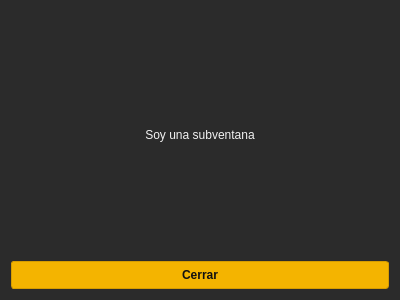
<?xml version="1.0" encoding="UTF-8"?>
<ui version="4.0">
 <class>Form</class>
 <widget class="QWidget" name="Form">
  <property name="geometry">
   <rect>
    <x>0</x>
    <y>0</y>
    <width>400</width>
    <height>300</height>
   </rect>
  </property>
  <property name="windowTitle">
   <string>Form</string>
  </property>
  <property name="styleSheet">
   <string notr="true">/* ===== Ventana y widgets generales ===== */
QMainWindow, QWidget {
    background-color: #2b2b2b;
    color: #f2f2f2;
    font-size: 12px;
}

/* ===== Label ===== */
QLabel {
    color: #f2f2f2;
    margin-top: 6px;
    margin-bottom: 2px;
}

/* ===== LineEdit ===== */
QLineEdit {
    background-color: #1f1f1f;
    color: #f2f2f2;
    border: 1px solid #4a4a4a;
    border-radius: 3px;
    padding: 4px 6px;
    selection-background-color: #f4b400;
    selection-color: #111111;
}

QLineEdit:focus {
    border: 1px solid #f4b400;
}

/* ===== Botón Enviar ===== */
QPushButton {
    background-color: #f4b400;
    color: #111111;
    border: 1px solid #d69c00;
    border-radius: 3px;
    padding: 6px 10px;
    font-weight: bold;
}

QPushButton:hover {
    background-color: #ffcc33;
    border: 1px solid #e0a800;
}

QPushButton:pressed {
    background-color: #d69c00;
    border: 1px solid #b88400;
}

/* ===== Menú superior ===== */
QMenuBar {
    background-color: #1e1e1e;
    color: #f2f2f2;
}

QMenuBar::item {
    background: transparent;
    padding: 4px 10px;
}

QMenuBar::item:selected {
    background-color: #333333;
}

/* ===== Menú desplegable ===== */
QMenu {
    background-color: #1e1e1e;
    color: #f2f2f2;
    border: 1px solid #444444;
}

QMenu::item {
    padding: 6px 18px;
}

QMenu::item:selected {
    background-color: #f4b400;
    color: #111111;
}

/* ===== Barra de estado ===== */
QStatusBar {
    background-color: #1e1e1e;
    color: #f2f2f2;
}

QStatusBar::item {
    border: none;
}
</string>
  </property>
  <layout class="QVBoxLayout" name="verticalLayout">
   <item>
    <widget class="QLabel" name="label">
     <property name="text">
      <string>Soy una subventana</string>
     </property>
     <property name="scaledContents">
      <bool>false</bool>
     </property>
     <property name="alignment">
      <set>Qt::AlignmentFlag::AlignCenter</set>
     </property>
    </widget>
   </item>
   <item>
    <widget class="QPushButton" name="pushButton">
     <property name="text">
      <string>Cerrar</string>
     </property>
    </widget>
   </item>
  </layout>
 </widget>
 <resources/>
 <connections/>
</ui>
